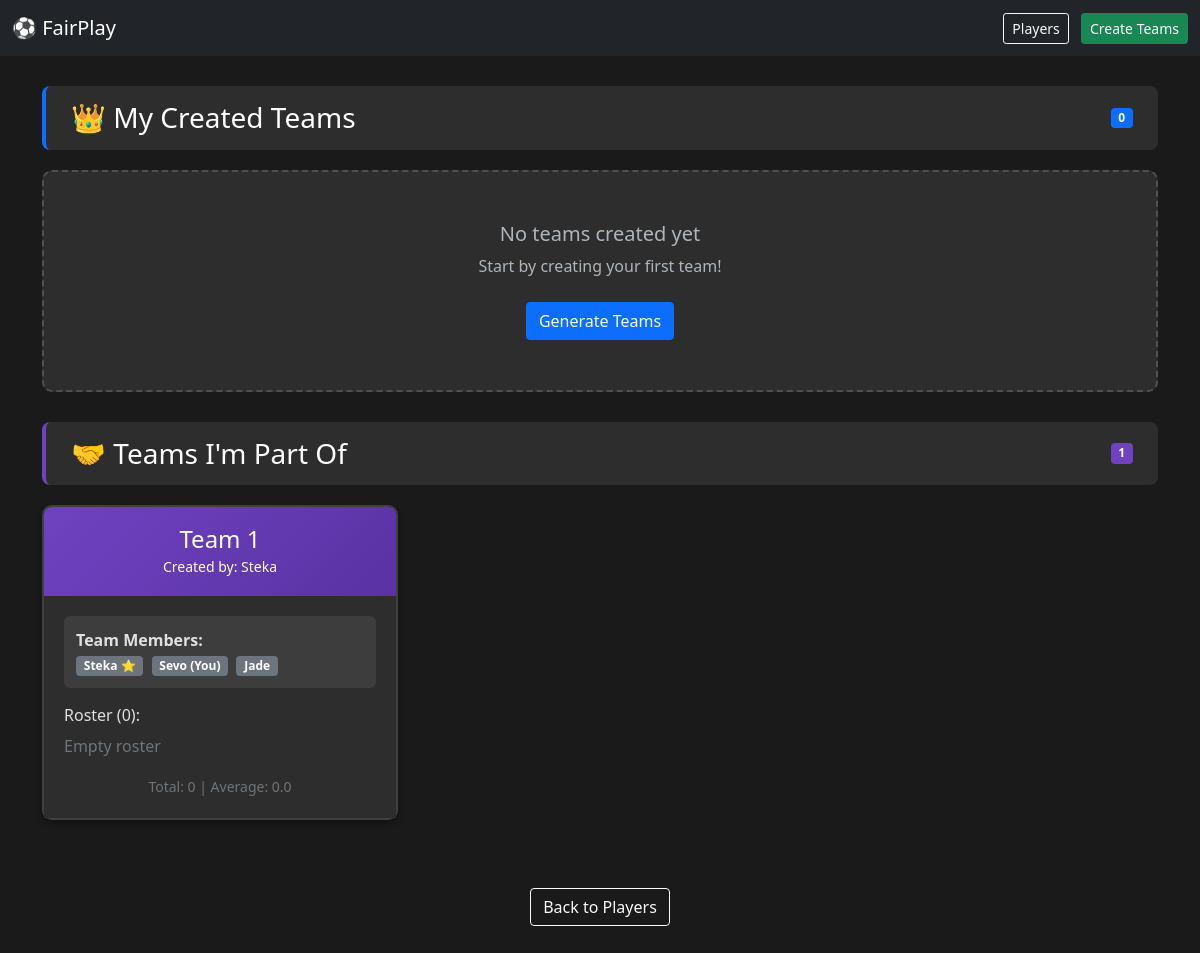
/teams/ (signed in), run on an earlier commit of the app's database.
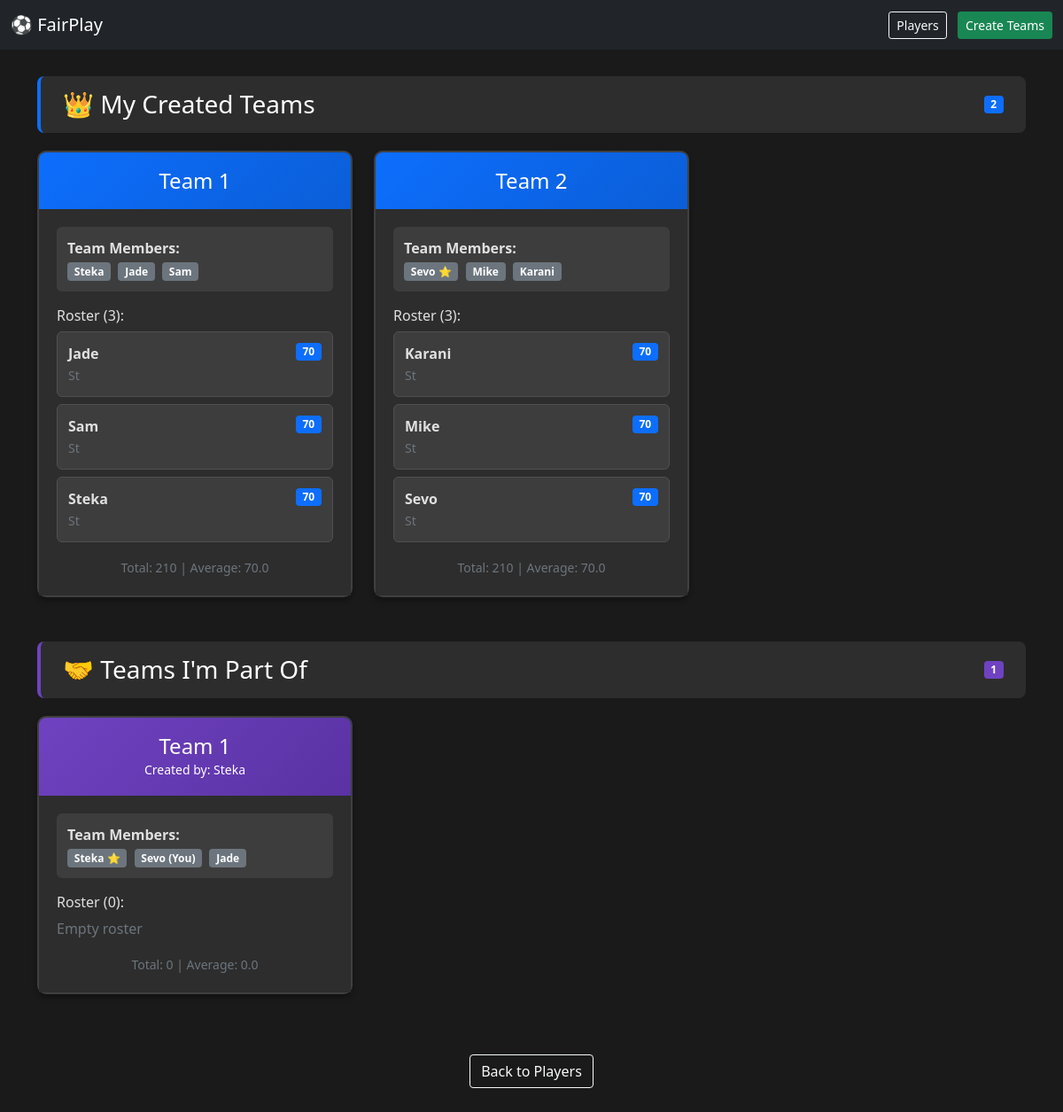
And on a later commit of the database.
### fair_play/models.py (models this page shows, shortened)
class Team(models.Model):
    name = models.CharField(max_length=100)
    created_at = models.DateTimeField(auto_now_add=True)
    owner = models.ForeignKey(User, on_delete=models.CASCADE, related_name='teams')
    members = models.ManyToManyField(User, blank=False)
    class Meta:
        ordering = ['name']

class Player(models.Model):
    class Position(models.TextChoices):
        ST = 'Striker'
        DF = 'Defender'
        MD = 'MidFielder'
        GK = 'GoalKeeper'
    user = models.ForeignKey(User, on_delete=models.CASCADE, related_name='players')
    owner = models.ForeignKey(User, on_delete=models.CASCADE, related_name='owned_players')
    position = models.CharField(
        max_length = 10,
        choices=Position.choices
    )
    rating = models.IntegerField(
        default=70,
        validators=[MinValueValidator(50), MaxValueValidator(100)],
        help_text="Player skill rating (50-100)"
    )
    team = models.ForeignKey('Team', on_delete=models.SET_NULL, null= True, blank=True, related_name='players')
    @property
    def name(self):
        return self.user.username
    class Meta:
        ordering = ['user__username']

### fair_play/views.py (the view)
# urls.py: path('teams/', views.teams_display_view, name='teams_display'),
@login_required
def teams_display_view(request):
    owned_teams = Team.objects.filter(owner=request.user).prefetch_related('players', 'members')
    member_teams = Team.objects.filter(members=request.user).exclude(owner=request.user).prefetch_related('players', 'members', 'owner')
    teams_owned_with_stats = []
    for team in owned_teams:
        total_rating = sum(player.rating for player in team.players.all())
        count = team.players.count()
        team.total_rating = total_rating
        team.avg_rating = (total_rating / count) if count > 0 else 0
        teams_owned_with_stats.append(team)
    teams_member_with_stats = []
    for team in member_teams:
        total_rating = sum(player.rating for player in team.players.all())
        count = team.players.count()
        team.total_rating = total_rating
        team.avg_rating = (total_rating / count) if count > 0 else 0
        teams_member_with_stats.append(team)
    return render(request, 'teams_display.html', {
        'owned_teams': teams_owned_with_stats,
        'member_teams': teams_member_with_stats
    })

### fair_play/templates/teams_display.html (shortened to what the changed rows need)
<!DOCTYPE html>
<html lang="en" data-bs-theme="dark">
<head>
    <link href="https://cdn.jsdelivr.net/npm/bootstrap@5.1.3/dist/css/bootstrap.min.css" rel="stylesheet">
</head>
<body>
    <div class="container mt-4">
        <div class="section-divider">
            <div class="d-flex justify-content-between align-items-center">
                <h3>👑 My Created Teams</h3>
                <span class="badge bg-primary">{{ owned_teams|length }}</span>
            </div>
        </div>
        <div class="row">
            {% if owned_teams %}
                {% for team in owned_teams %}
                    <div class="col-md-6 col-lg-4">
                        <div class="team-box">
                            <div class="team-title-bar text-center">
                                <h4 class="mb-0">{{ team.name }}</h4>
                            </div>
                            <div class="team-content">
                                <div class="member-list-box">
                                    <strong>Team Members:</strong><br>
                                    {% for member in team.members.all %}
                                        <span class="badge bg-secondary me-1 mt-1">
                                            {{ member.username }}
                                            {% if member == team.owner %}⭐{% endif %}
                                        </span>
                                    {% endfor %}
                                </div>
                                <h6>Roster ({{ team.players.count }}):</h6>
                                {% for player in team.players.all %}
                                    <div class="player-row">
                                        <strong>{{ player.name }}</strong>
                                        <span class="badge bg-primary score-badge">{{ player.rating }}</span>
                                        <br>
                                        <small class="text-muted">{{ player.get_position_display }}</small>
                                    </div>
                                {% empty %}
                                    <p class="text-muted">Empty roster</p>
                                {% endfor %}
                                <div class="mt-3 text-center">
                                    <small class="text-muted">
                                        Total: {{ team.total_rating }} | Average: {{ team.avg_rating|floatformat:1 }}
                                    </small>
                                </div>
                            </div>
                        </div>
                    </div>
                {% endfor %}
            {% else %}
                <div class="col-12">
                    <div class="placeholder-box">
                        <h5>No teams created yet</h5>
                        <p>Start by creating your first team!</p>
                        <a href="{% url 'team_form' %}" class="btn btn-primary mt-2">Generate Teams</a>
                    </div>
                </div>
            {% endif %}
        </div>
        <div class="row">
            {% if member_teams %}
                {% for team in member_teams %}
                    <div class="col-md-6 col-lg-4">
                        <div class="team-box participant-team">
                            <div class="team-title-bar text-center">
                                <h4 class="mb-0">{{ team.name }}</h4>
                                <small>Created by: {{ team.owner.username }}</small>
                            </div>
                            <div class="team-content">
                                <div class="member-list-box">
                                    <strong>Team Members:</strong><br>
                                    {% for member in team.members.all %}
                                        <span class="badge bg-secondary me-1 mt-1">
                                            {{ member.username }}
                                            {% if member == team.owner %}⭐{% endif %}
                                            {% if member == request.user %}(You){% endif %}
                                        </span>
                                    {% endfor %}
                                </div>
                                <h6>Roster ({{ team.players.count }}):</h6>
                                {% for player in team.players.all %}
                                    <div class="player-row">
                                        <strong>{{ player.name }}</strong>
                                        <span class="badge bg-primary score-badge">{{ player.rating }}</span>
                                        <br>
                                        <small class="text-muted">{{ player.get_position_display }}</small>
                                    </div>
                                {% empty %}
                                    <p class="text-muted">Empty roster</p>
                                {% endfor %}
                                <div class="mt-3 text-center">
                                    <small class="text-muted">
                                        Total: {{ team.total_rating }} | Average: {{ team.avg_rating|floatformat:1 }}
                                    </small>
                                </div>
                            </div>
                        </div>
                    </div>
                {% endfor %}
            {% endif %}
        </div>
    </div>
</body>
</html>

What changed in the data, as far as the page shows it:
added Team: name "Team 1", players.count "3", total_rating "210", avg_rating "70.0", shown under "👑 My Created Teams"
added Player: name "Jade", rating "70", position "St", shown under "Team 1"
added Player: name "Sam", rating "70", position "St", shown under "Team 1"
now on this page (row edited): Player: name "Steka", rating "70", position "St", shown under "Team 1"
added Team: name "Team 2", players.count "3", total_rating "210", avg_rating "70.0", shown under "👑 My Created Teams"
added Player: name "Karani", rating "70", position "St", shown under "Team 2"
added Player: name "Mike", rating "70", position "St", shown under "Team 2"
added Player: name "Sevo", rating "70", position "St", shown under "Team 2"
Also different on the page:
{{ owned_teams|length }}: "0" → "2"
text no longer shown: "No teams created yet Start by creating your first team! Generate Teams"
